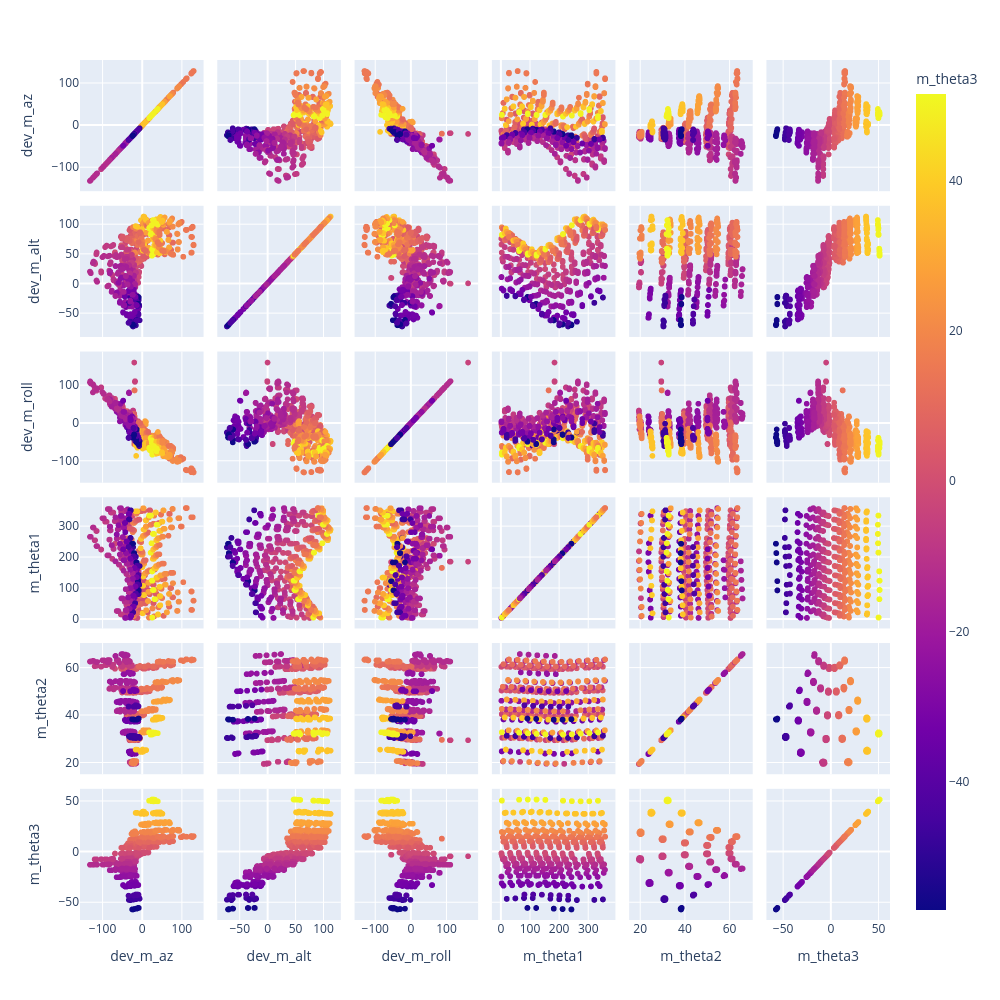

Notebook code cell kept with this figure:
### Markdown cell above
# Sky Space Residuals - MODEL + QUEST

### Code cell
fig = px.scatter_matrix(d, dimensions=["dev_m_az", "dev_m_alt", "dev_m_roll", "m_theta1", "m_theta2", "m_theta3"], color="m_theta3")
fig.update_layout(height=1000,width=1000 )
fig.show()

### Figure 1 — Plotly figure (JSON) as saved in the notebook; plotly's stock layout.template omitted (floating-point values rounded to 4 significant figures; data arrays with more than 128 entries replaced by an {"elided": "..."} marker saying what was removed)
{"data": [{"dimensions": [{"axis": {"matches": true}, "label": "dev_m_az", "values": {"elided": "1756 float values"}}, {"axis": {"matches": true}, "label": "dev_m_alt", "values": {"elided": "1756 float values"}}, {"axis": {"matches": true}, "label": "dev_m_roll", "values": {"elided": "1756 float values"}}, {"axis": {"matches": true}, "label": "m_theta1", "values": {"elided": "1756 float values"}}, {"axis": {"matches": true}, "label": "m_theta2", "values": {"elided": "1756 float values"}}, {"axis": {"matches": true}, "label": "m_theta3", "values": {"elided": "1756 float values"}}], "hovertemplate": "%{xaxis.title.text}=%{x}<br>%{yaxis.title.text}=%{y}<br>m_theta3=%{marker.color}<extra></extra>", "legendgroup": "", "marker": {"color": {"elided": "1756 float values"}, "coloraxis": "coloraxis", "symbol": "circle"}, "name": "", "showlegend": false, "type": "splom"}], "layout": {"coloraxis": {"colorbar": {"title": {"text": "m_theta3"}}, "colorscale": [[0, "#0d0887"], [0.1111, "#46039f"], [0.2222, "#7201a8"], [0.3333, "#9c179e"], [0.4444, "#bd3786"], [0.5556, "#d8576b"], [0.6667, "#ed7953"], [0.7778, "#fb9f3a"], [0.8889, "#fdca26"], [1, "#f0f921"]]}, "dragmode": "select", "height": 1000, "legend": {"tracegroupgap": 0}, "margin": {"t": 60}, "width": 1000}}
